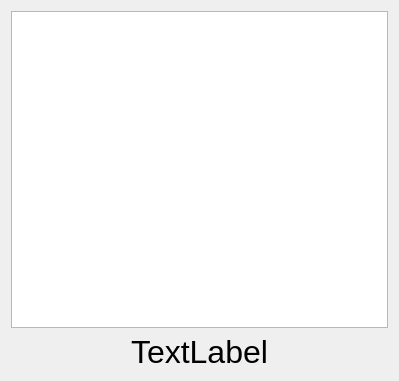
<?xml version="1.0" encoding="UTF-8"?>
<ui version="4.0">
 <class>wig_cameraWidget</class>
 <widget class="QWidget" name="wig_cameraWidget">
  <property name="geometry">
   <rect>
    <x>0</x>
    <y>0</y>
    <width>399</width>
    <height>381</height>
   </rect>
  </property>
  <property name="windowTitle">
   <string>WidgetCandidatePatch</string>
  </property>
  <layout class="QGridLayout" name="gridLayout_2">
   <item row="0" column="0">
    <widget class="QGraphicsView" name="grv_cameraView"/>
   </item>
   <item row="1" column="0">
    <widget class="QLabel" name="lab_camera">
     <property name="font">
      <font>
       <pointsize>24</pointsize>
      </font>
     </property>
     <property name="text">
      <string>TextLabel</string>
     </property>
     <property name="alignment">
      <set>Qt::AlignCenter</set>
     </property>
    </widget>
   </item>
  </layout>
 </widget>
 <layoutdefault spacing="6" margin="11"/>
 <resources/>
 <connections/>
</ui>
